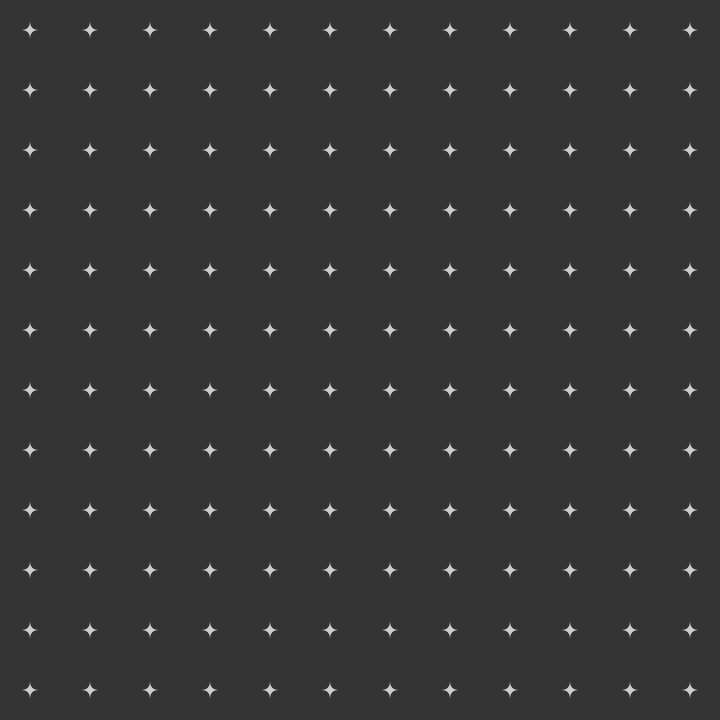
Frame 1 (no input)
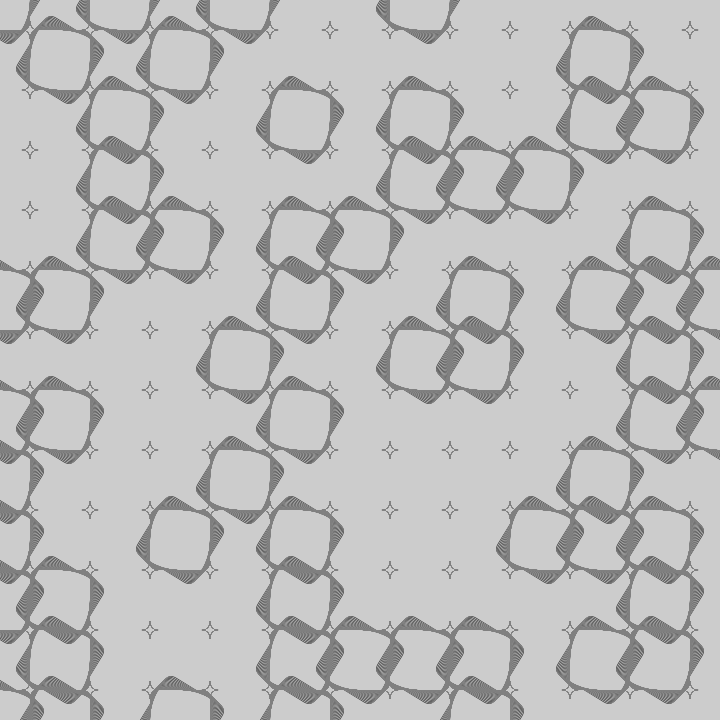
Frame 60 (the mouse pressed at the canvas centre just before this capture)
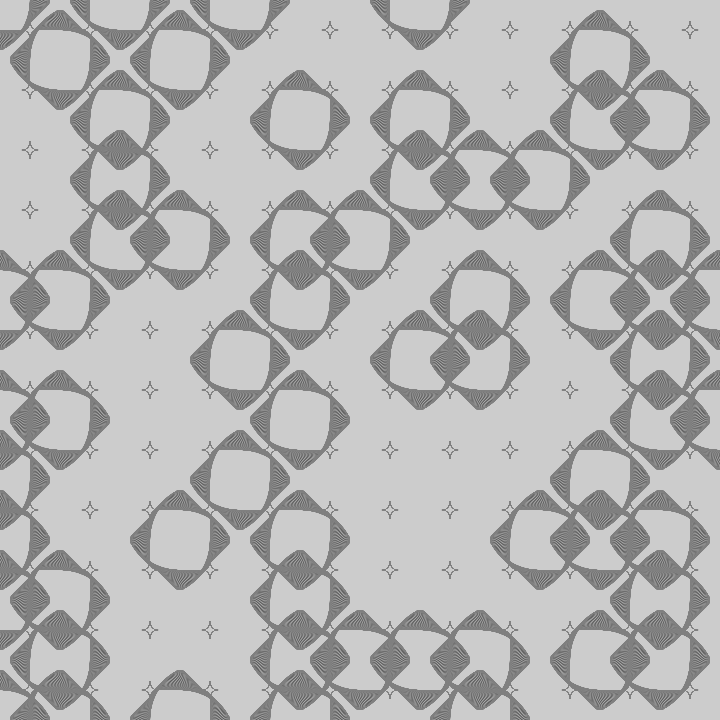
Frame 120 (the mouse held since frame 60 and released just before this capture)

The Processing sketch that drew these frames (run headless with seeded random() and noise(); from frame 60 on, the mouse is pressed at the canvas centre):

// Processing sketch: sketch_1062020_DisplacementColorSquares
// ── sketch_1062020_DisplacementColorSquares.pde
float t,i,a,S,W;
void setup(){size(720,720);}
void draw(){clear();blendMode(DIFFERENCE);t+=pow(sin(a+=.03),4)*.02;
for(i=0;i<169;i++){resetMatrix();translate(i%13*60,int(i/13)*60);rotate(S=noise(i,int(t/PI))>.5?t:0);
rect(W=-30-sq(sin(S))*15,W,S=-W*2,S,9);}}
